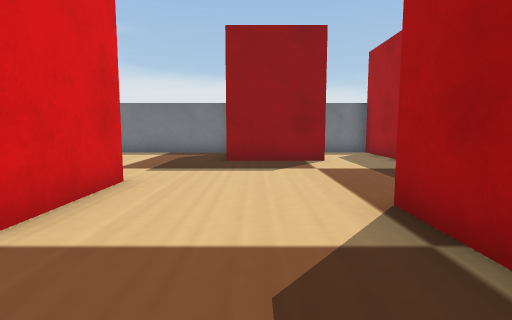
View 1 (above)

17 first-person views from a walk through a robot-simulator world made for Webots. The camera is 0.05 m above the floor, tilts 6° down and sees 80° across. The floor is counted in squares, 0.05 m on a side. Each view is taken from the middle of a square. On the plan, view 1 faces up. The plan holds only what a view shows up to about 11 squares ahead; the rest is blank. Simple shapes and patterns stand in for the simulator's stock objects.

View 2
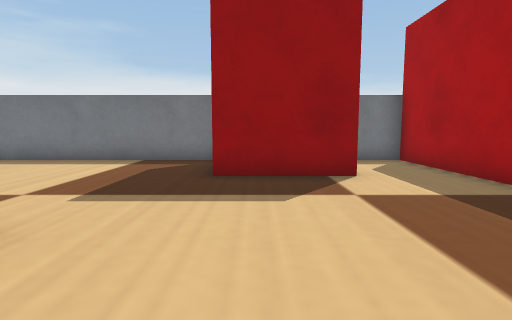

View 3
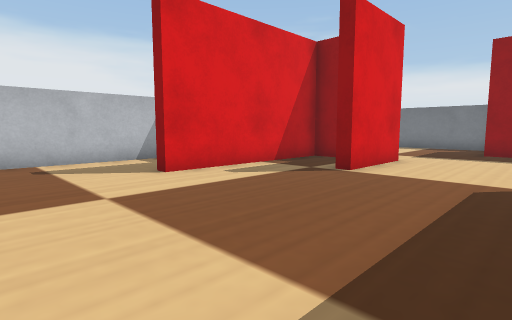

View 4
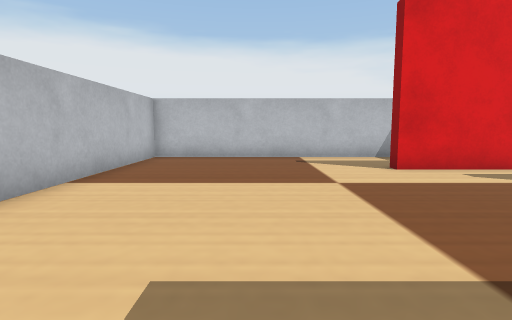

View 5
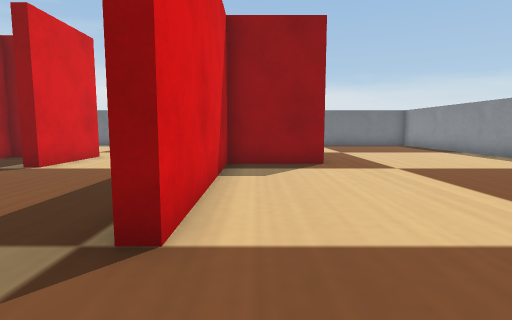

View 6
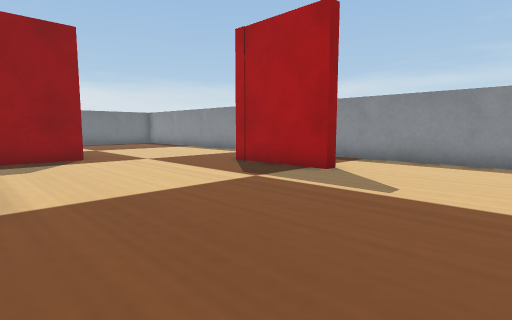

View 7
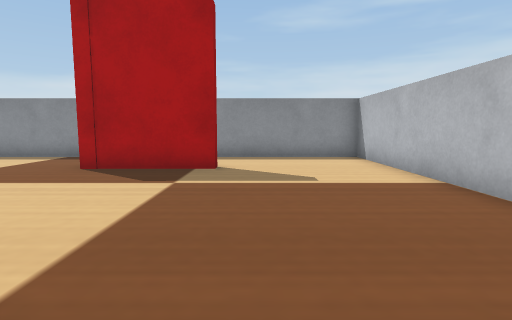

View 8
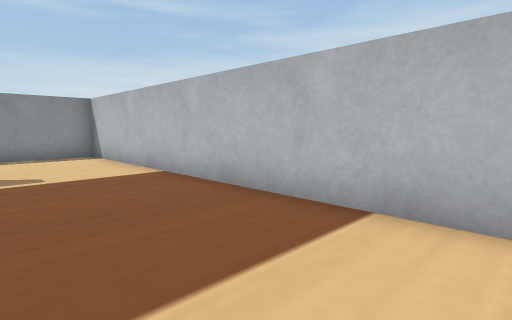

View 9
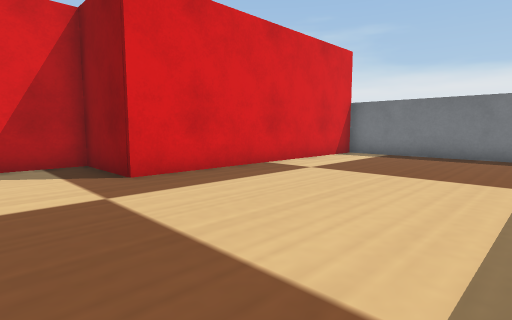

View 10
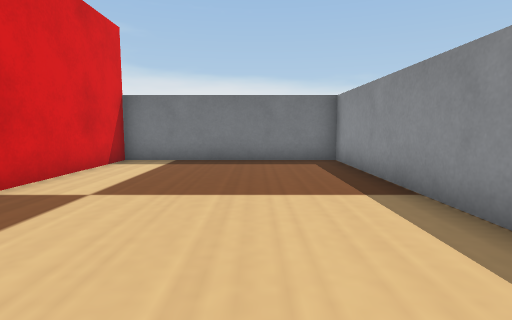

View 11
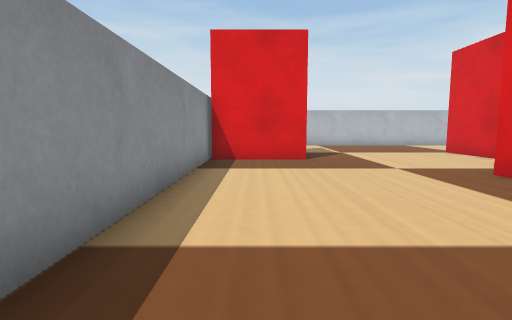

View 12
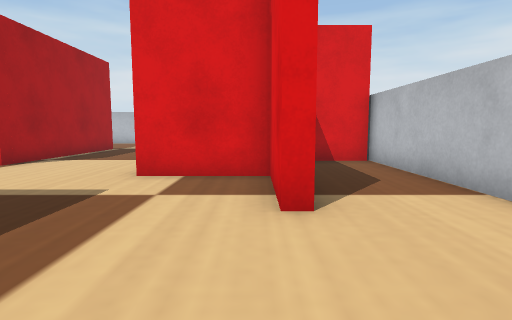

View 13
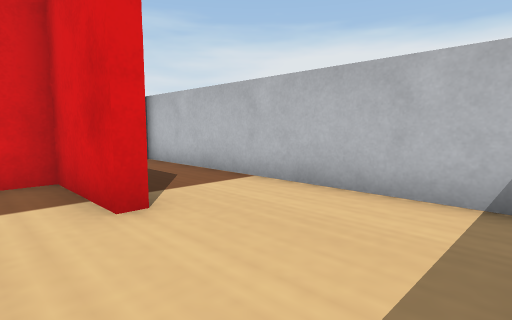

View 14
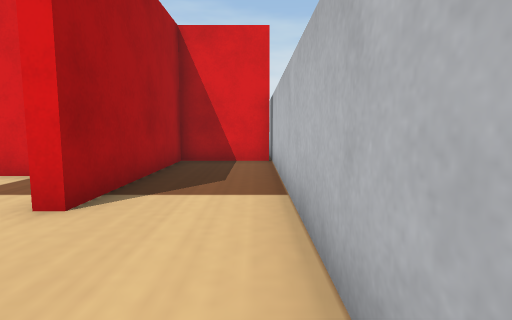

View 15
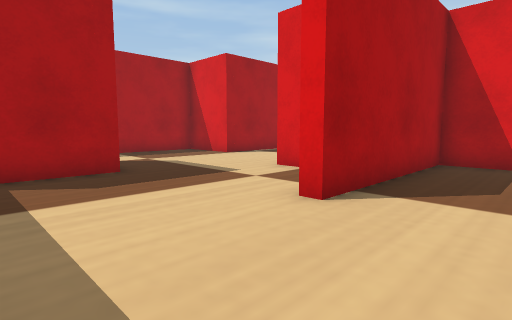

View 16
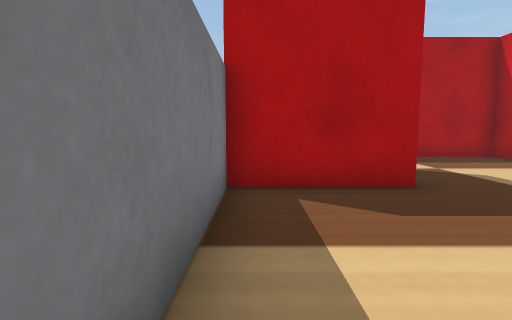

View 17
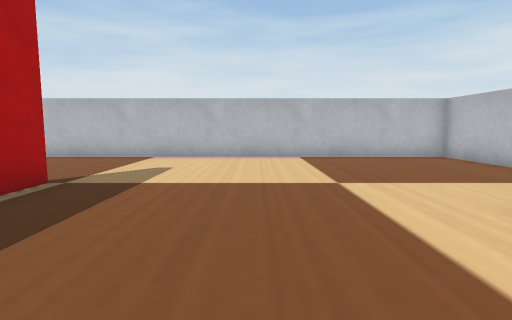

### Floor plan
Points are (right, up) in squares from view 1. A wall is a line through its corners. A room is listed if a view was taken in it or the views show most of it. See-through windows are left out.
Room 1 (views 1, 2, 3, 4, 5, 6, 7, 8, 9, 10, 11, 12, 13, 14, 15, 16, 17)
walls: (1.8, 0.9) (1.8, 4); (3.6, 3.9) (4.5, 3.9) (4.5, 6.5); (-5.3, 5.3) (-5.3, -0.6) (-5.8, -0.6); (4.5, 8.3) (4.5, 12.5) (3.1, 12.5); (2.1, 9.3) (-0.9, 9.3) (-0.9, 12.5) (-8, 12.5); (8.9, -3) (8.4, -3) (8.4, 0.3) (11.5, 0.3); (-8.5, 2) (-8.5, -7.5) (11.5, -7.5) (11.5, 12.5) (4.9, 12.5) (4.9, 3.5) (2.2, 3.5) (2.2, -2.5) (1.8, -2.5) (1.8, -1.4); (-8.5, 2.7) (-5.7, 2.7) (-5.7, 8.4) (-5.3, 8.4) (-5.3, 5.7) (-2.5, 5.7) (-2.5, 2.7) (-3, 2.7); (-8.5, 11.8) (-8.5, 2.4)

Positions as (right, up) in squares from view 1, and headings:
1: (0, 0), facing up
2: (0, 3), facing up
3: (1, -4), facing up-left
4: (2, -4), facing left
5: (3, -5), facing up
6: (2, -7), facing up-right
7: (1, -4), facing right
8: (0, -4), facing down-right
9: (11, 1), facing up-left
10: (9, 3), facing up
11: (10, 10), facing down
12: (-5, 12), facing down
13: (-4, 12), facing down-left
14: (-8, 12), facing down
15: (-8, 12), facing down-right
16: (-6, 12), facing right
17: (-2, 3), facing down
